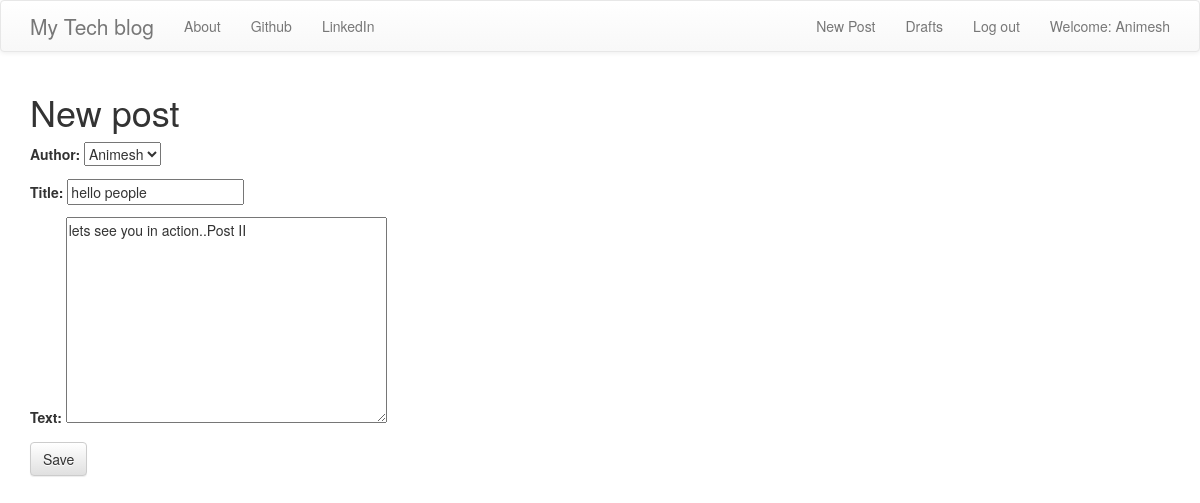
Screenshot of /post/2/edit/ (signed in) with the database file from the repository.
### blog/models.py (models this page shows, shortened)
class Post(models.Model):
    author = models.ForeignKey('auth.User',on_delete=models.CASCADE)
    title = models.CharField(max_length=256)
    text = models.TextField()
    create_date = models.DateTimeField(default=timezone.now())
    published_date = models.DateTimeField(blank=True,null=True)

### blog/views.py (the view)
# urls.py: url(r'^post/(?P<pk>\d+)/edit/$', views.PostUpdateView.as_view(), name='post_edit'),
class PostUpdateView(LoginRequiredMixin,UpdateView):
    login_url = '/login/'
    redirect_field_name = 'blog/post_detail.html'
    form_class = PostForm
    model = Post

### blog/forms.py
class PostForm(forms.ModelForm):
    class Meta:
        model = Post
        fields = ('author','title', 'text',)
        widgets = {
            'title': forms.TextInput(attrs={'class': 'textinputclass'}),
            'text': forms.Textarea(attrs={'class': 'editable medium-editor-textarea postcontent'}),
        }

### blog/templates/blog/post_form.html (shortened to what this page needs)
{% extends 'blog/base.html' %}
{% block content %}
    <h1>New post</h1>
    <form method="POST" class="post-form">
    {{form.as_p}}
    <button type="submit" class="save btn btn-default">Save</button>
    </form>
{% endblock %}

### blog/templates/blog/base.html (shortened to what this page needs)
<!DOCTYPE html>
{% load static %}
<html>
    <head>
<link rel="stylesheet" href="https://stackpath.bootstrapcdn.com/bootstrap/3.4.1/css/bootstrap.min.css">
<link rel="stylesheet" href="https://stackpath.bootstrapcdn.com/bootstrap/3.4.1/css/bootstrap-theme.min.css">
<link rel="stylesheet" href="//cdn.jsdelivr.net/npm/medium-editor@latest/dist/css/medium-editor.min.css" type="text/css" media="screen" charset="utf-8">
        <link rel="stylesheet" href="{% static 'css/blog.css' %}">
<body class='loader'>
  <nav class="navbar navbar-default techfont custom-navbar">
    <div class="container">
      <ul class="nav navbar-nav">
        <li><a class='navbar-brand bigbrand' href="{% url 'post_list' %}">My Tech blog</a></li>
        <li><a href="{% url 'about' %}">About</a></li>
        <li><a href="https://www.github.com">Github</a></li>
        <li><a href="https://www.linkedin.com">LinkedIn</a></li>
      </ul>
      <ul class="nav navbar-nav navbar-right">
        {% if user.is_authenticated %}
        <li>
          <a href="{% url 'post_new' %}" >New Post</a>
        </li>
        <li>
          <a href="{% url 'post_draft_list' %}">Drafts</a>
        </li>
        <li>
          <a href="{% url 'logout' %}" >Log out</a>
        </li>
        <li>
          <a >Welcome: {{ user.username }}</a>
        </li>
          {% else %}
          <li><a class='nav navbar-right' href="{% url 'login' %}" ><span class="glyphicon glyphicon-user"></span></a></li>
        {% endif %}
      </ul>
  </div>
</nav>
        <div class="content container">
            <div class="row">
                <div class="col-md-8">
                  <div class="blog_posts">
                    {% block content %}
                    {% endblock %}
                  </div>
                </div>
            </div>
        </div>
</body>
</html>

### blog/static/css/blog.css (style rules this page uses)
.bigbrand { font-size: 1.5em; }
.loader { filter:hue-rotate(0deg); color:linear-gradient(45deg,#0f8,#08f); animation:hue 10000ms infinite linear; }

### rows the page displays
Post: author "Animesh", title "hello people", text "lets see you in action..Post II"

### other values shown
{{ user.username }} "Animesh"
